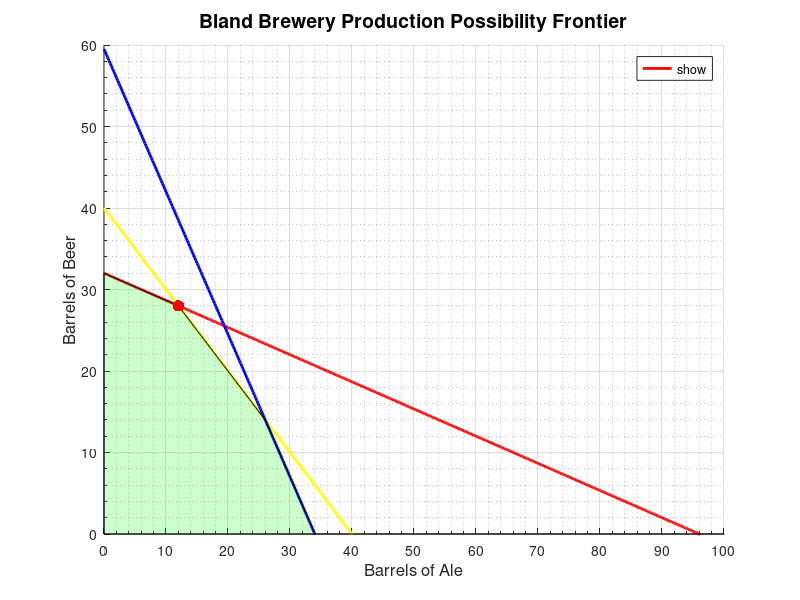

This figure's MATLAB source:
profit_coefficients = [-13; -23];  

constraint_matrix = [5 15; 4 4; 35 20];   
constraint_rhs = [480; 160; 1190];        

lower_bounds = [0; 0];

[optimal_solution, max_profit] = linprog(profit_coefficients, constraint_matrix, constraint_rhs, [], [], lower_bounds, []);

max_profit = -max_profit;

optimal_ale = optimal_solution(1);
optimal_beer = optimal_solution(2);

fprintf('Optimal number of Ale barrels: %.0f\n', optimal_ale);
fprintf('Optimal number of Beer barrels: %.0f\n', optimal_beer);
fprintf('Maximum profit: $%.2f\n', max_profit);

ale_barrels = linspace(0, 100, 500);  

corn_constraint_beer = (480 - 5 * ale_barrels) / 15;
hops_constraint_beer = (160 - 4 * ale_barrels) / 4;
malt_constraint_beer = (1190 - 35 * ale_barrels) / 20;

figure('Position', [100, 100, 800, 600], 'Color', 'w');
hold on;

plot(ale_barrels, corn_constraint_beer, 'r', 'LineWidth', 2, 'DisplayName', 'Corn Capacity');
plot(ale_barrels, hops_constraint_beer, 'y', 'LineWidth', 2, 'DisplayName', 'Hops Capacity');
plot(ale_barrels, malt_constraint_beer, 'b', 'LineWidth', 2, 'DisplayName', 'Malt Capacity');

feasible_beer = min([corn_constraint_beer; hops_constraint_beer; malt_constraint_beer]);

fill([ale_barrels, fliplr(ale_barrels)], [feasible_beer, zeros(1, 500)], 'g', 'FaceAlpha', 0.2, 'DisplayName', 'Feasible Region');

plot(optimal_ale, optimal_beer, 'r.', 'MarkerSize', 25, 'DisplayName', sprintf('Optimal Solution (Ale = %.0f, Beer = %.0f)', optimal_ale, optimal_beer));

xlabel('Barrels of Ale', 'FontSize', 12);
ylabel('Barrels of Beer', 'FontSize', 12);
title('Bland Brewery Production Possibility Frontier', 'FontSize', 14);

xlim([0 100]);
ylim([0 60]);

set(gca, 'XTick', 0:10:100, 'YTick', 0:10:60);
set(gca, 'XMinorTick', 'on', 'YMinorTick', 'on');
set(gca, 'XMinorGrid', 'on', 'YMinorGrid', 'on');

grid on;

legend('show', 'Location', 'Best');
hold off;
